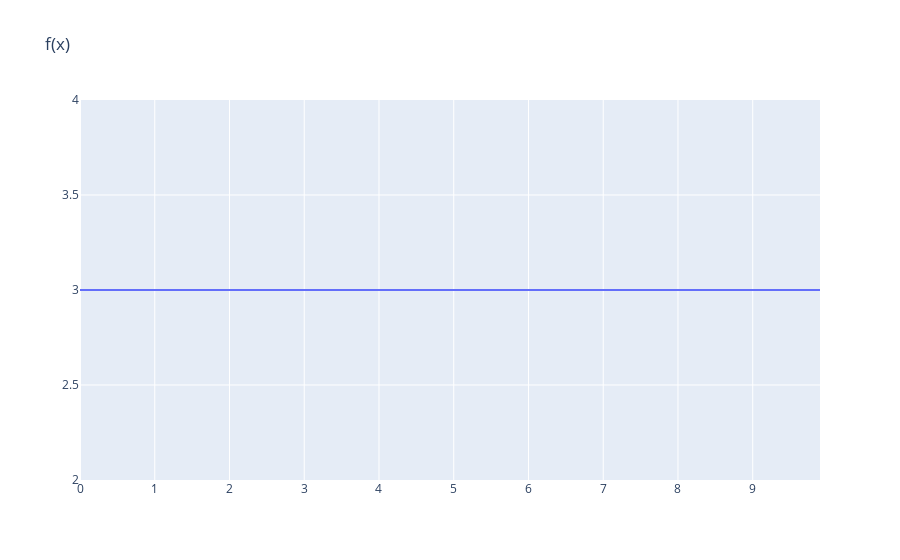

Notebook code for this chart:
### Code cell
import plotly.graph_objects as go
f_of_x_scatter = go.Scatter(x=vals, y=[f(val) for val in vals], name = 'f(x) = 3')
go.Figure(f_of_x_scatter, layout = {'title': 'f(x)'})

### Figure 1 — Plotly figure (JSON) as saved in the notebook; plotly's stock layout.template omitted (floating-point values rounded to 4 significant figures)
{"data": [{"name": "f(x) = 3", "type": "scatter", "x": [0, 0.1, 0.2, 0.3, 0.4, 0.5, 0.6, 0.7, 0.8, 0.9, 1, 1.1, 1.2, 1.3, 1.4, 1.5, 1.6, 1.7, 1.8, 1.9, 2, 2.1, 2.2, 2.3, 2.4, 2.5, 2.6, 2.7, 2.8, 2.9, 3, 3.1, 3.2, 3.3, 3.4, 3.5, 3.6, 3.7, 3.8, 3.9, 4, 4.1, 4.2, 4.3, 4.4, 4.5, 4.6, 4.7, 4.8, 4.9, 5, 5.1, 5.2, 5.3, 5.4, 5.5, 5.6, 5.7, 5.8, 5.9, 6, 6.1, 6.2, 6.3, 6.4, 6.5, 6.6, 6.7, 6.8, 6.9, 7, 7.1, 7.2, 7.3, 7.4, 7.5, 7.6, 7.7, 7.8, 7.9, 8, 8.1, 8.2, 8.3, 8.4, 8.5, 8.6, 8.7, 8.8, 8.9, 9, 9.1, 9.2, 9.3, 9.4, 9.5, 9.6, 9.7, 9.8, 9.9], "y": [3, 3, 3, 3, 3, 3, 3, 3, 3, 3, 3, 3, 3, 3, 3, 3, 3, 3, 3, 3, 3, 3, 3, 3, 3, 3, 3, 3, 3, 3, 3, 3, 3, 3, 3, 3, 3, 3, 3, 3, 3, 3, 3, 3, 3, 3, 3, 3, 3, 3, 3, 3, 3, 3, 3, 3, 3, 3, 3, 3, 3, 3, 3, 3, 3, 3, 3, 3, 3, 3, 3, 3, 3, 3, 3, 3, 3, 3, 3, 3, 3, 3, 3, 3, 3, 3, 3, 3, 3, 3, 3, 3, 3, 3, 3, 3, 3, 3, 3, 3]}], "layout": {"autosize": true, "title": {"text": "f(x)"}, "xaxis": {"autorange": true, "range": [0, 9.9], "type": "linear"}, "yaxis": {"autorange": true, "range": [2, 4], "type": "linear"}}}
